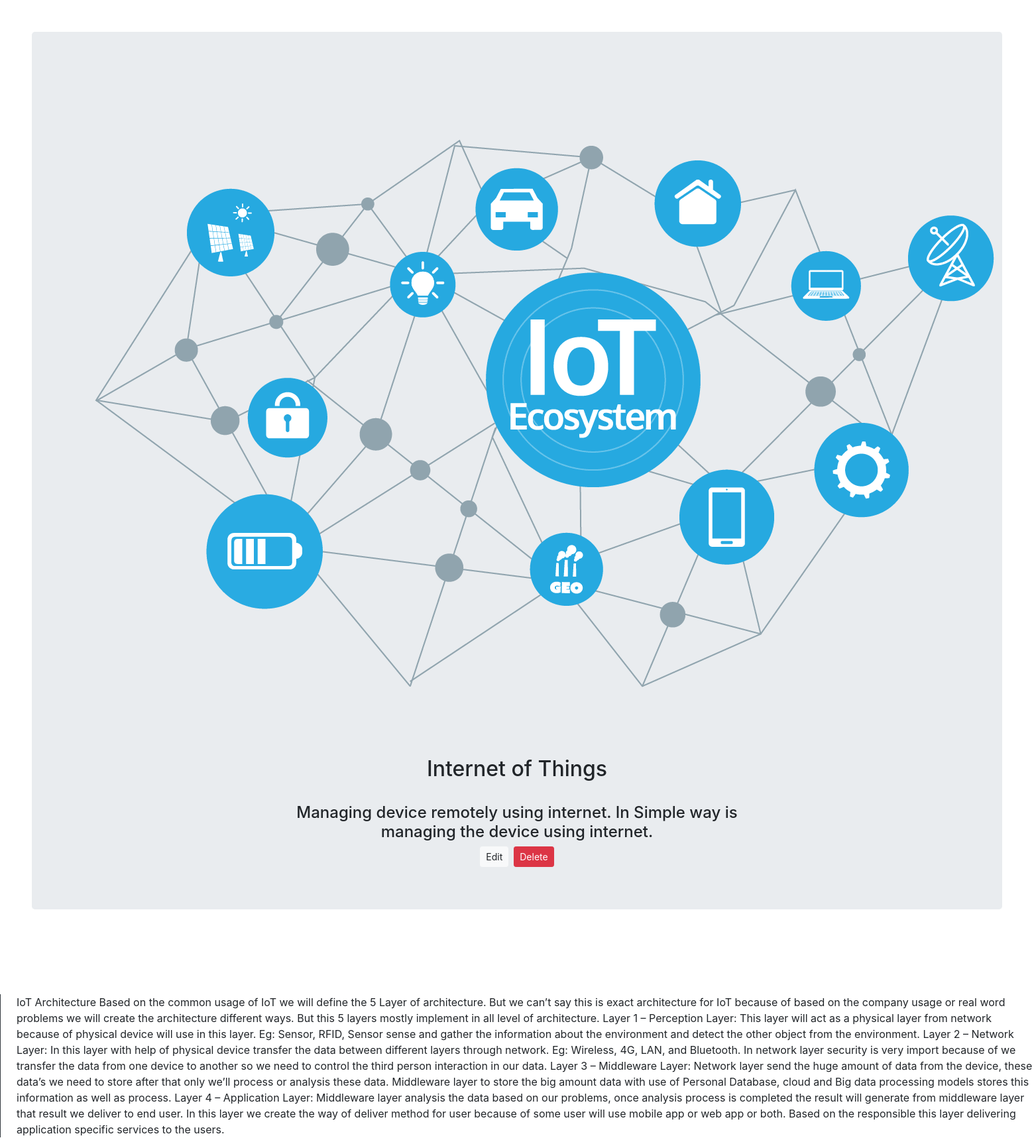
Screenshot of /view.php?id=3 with the database file from the repository.
### tables this page shows
CREATE TABLE `createBlog` (
  `id` int NOT NULL,
  `title` varchar(255) NOT NULL,
  `description` varchar(255) NOT NULL,
  `content` text NOT NULL,
  `img_name` varchar(50) NOT NULL,
  `img_path` varchar(100) NOT NULL
);

### logic.php (called while the page is built, shortened)
<?php
    $conn = mysqli_connect("localhost" , "Bala" , "Bala@2703" , "Blog");
    if(isset($_REQUEST['id']))
    {
        $id = $_REQUEST['id'];
        $sql =  "SELECT * FROM createBlog WHERE id = $id";
        $query  = mysqli_query($conn , $sql);
    }
    ?>

### view.php (the view, shortened to what this page needs)
<?php
include "logic.php"
?>
<!DOCTYPE html>
<html lang="en">
<head>
    <link rel="stylesheet" href="https://stackpath.bootstrapcdn.com/bootstrap/4.5.2/css/bootstrap.min.css">
</head>
<body>
        <?php foreach ($query as $q)
        {?>
            <div class="p-5 rounded-lg text-black text-center" style="justify-content:center;align-items:center;text-align:center" >
                <div class="jumbotron" style="background-size:cover;">
            <img src="<?php echo $q['img_path']?>" alt=""  >
            <br>
                <h2>
                   <br> <?php echo $q['title']; ?>
                </h2>
                <br>
                <h4 style="width: 50%;margin-left:25%">
                    <?php echo $q['description']?>
                </h4>
                <div class="d-flex mt-2 justify-content-center align-items-center">
                    <a class="btn btn-light btn-sm"  href="editblog.php?id=<?php echo $q['id']; ?>">Edit</a>
                    <form method="POST">
                        <button class="btn btn-danger btn-sm ml-2" name="Delete"  >Delete</button>
                    </form>
                </div>
                </div>
            </div>
                <p class="mt-5 border-left border-dark pl-4 " >
                    <?php echo $q['content']; ?>
                </p>
       <?php }?>
</body>
</html>

### rows the page displays
createblog: img_path (picture), title "Internet of Things", description "Managing device remotely using internet. In Simple way is managing the device using internet.", content "IoT Architecture Based on the common usage of IoT we will define the 5 Layer of architecture. But we can’t say this is exact architecture for IoT because of based on the company usage or real word problems we will create the architecture different ways. But this 5 layers mostly implement in all level of architecture. Layer 1 – Perception Layer: This layer will act as a physical layer from network because of physical device will use in this layer. Eg: Sensor, RFID, Sensor sense and gather the information about the environment and detect the other object from the environment. Layer 2 – Network Layer: In this layer with help of physical device transfer the data between different layers through…"
